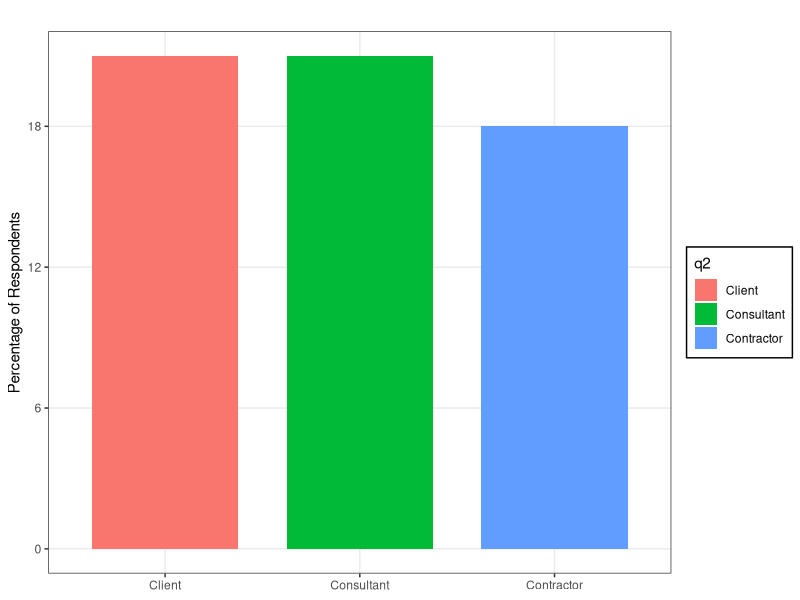
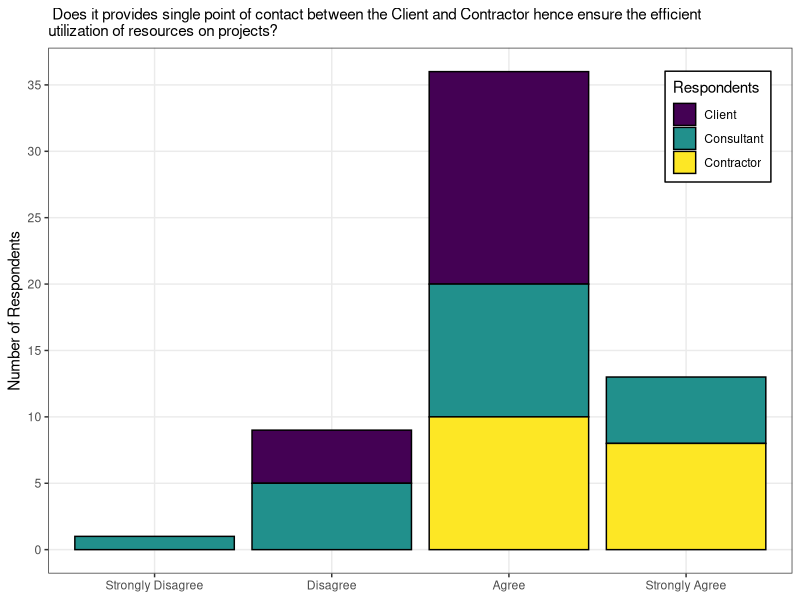
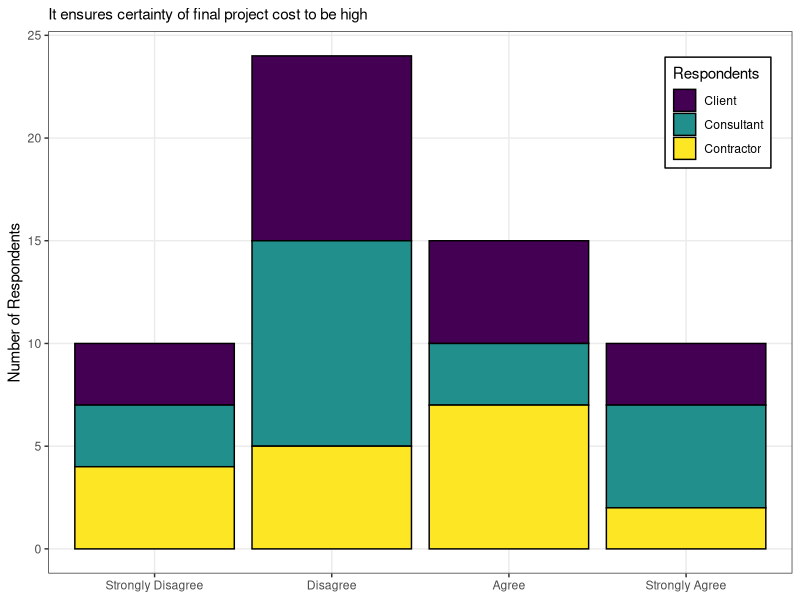
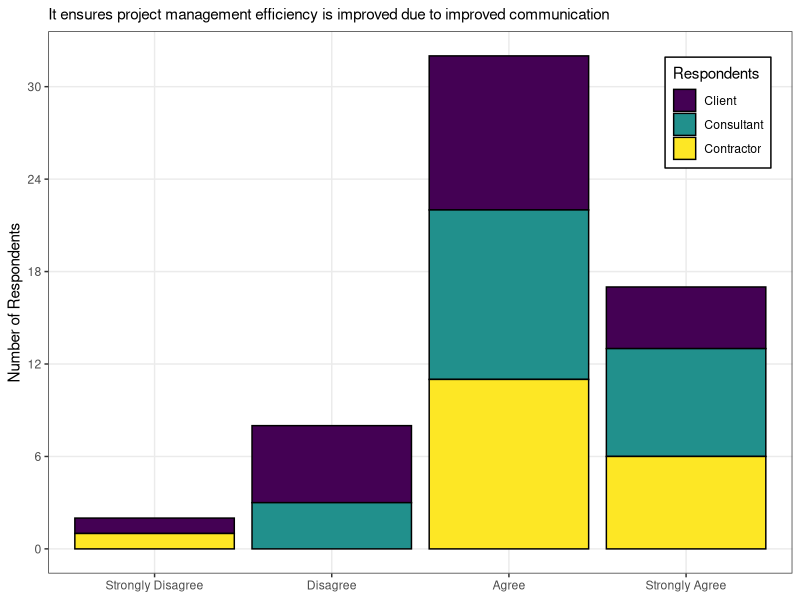
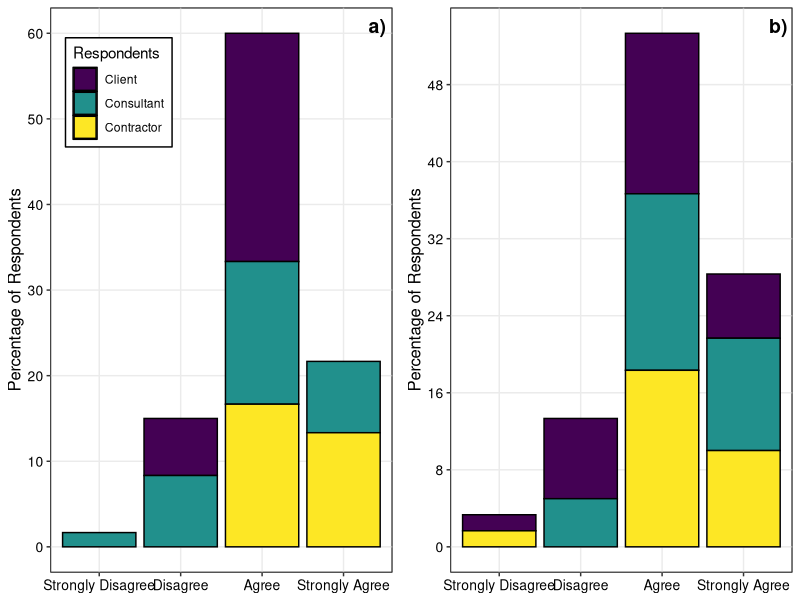
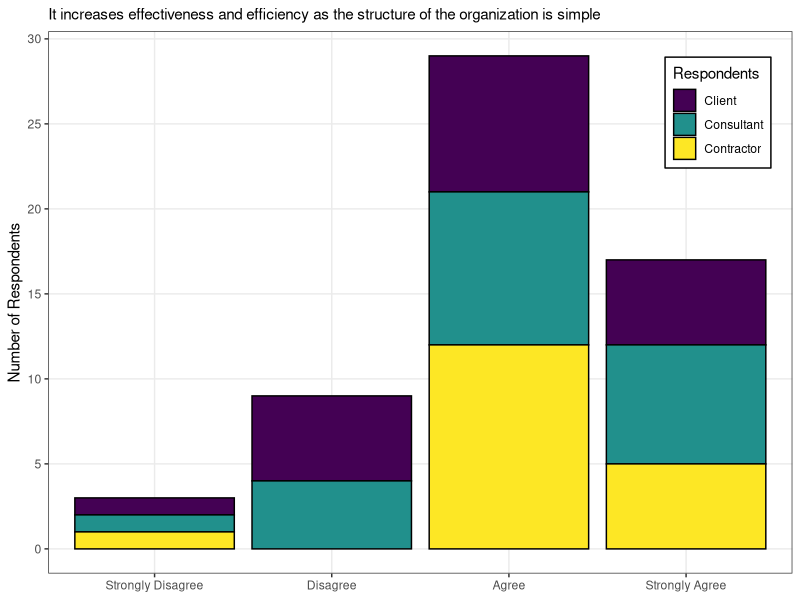
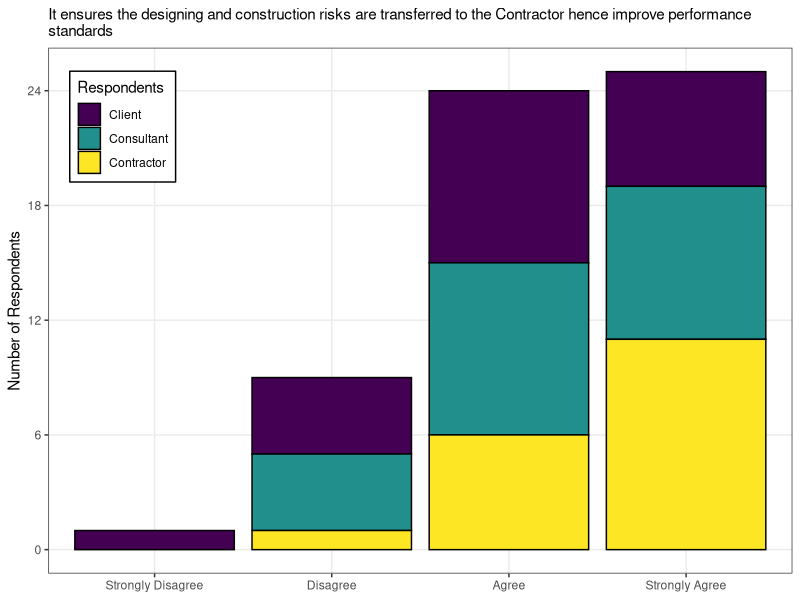
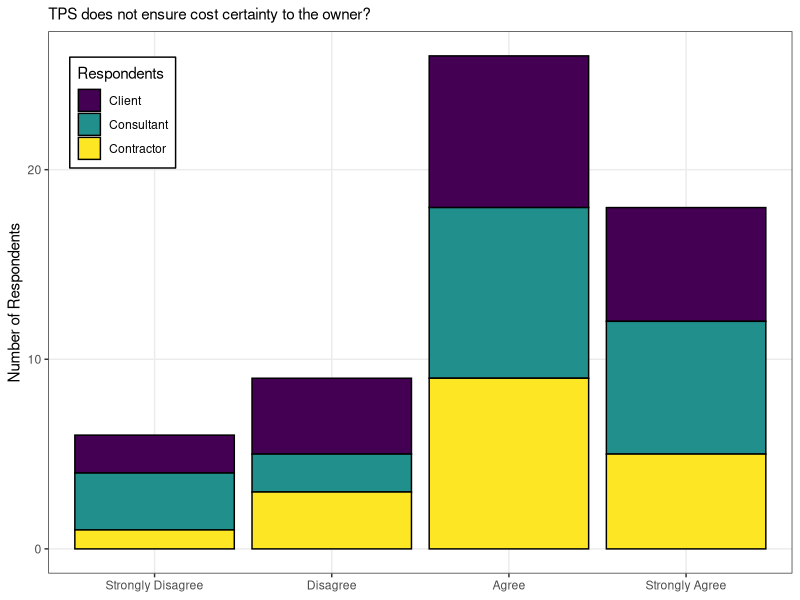

These charts were generated, in order, by the following R code:
## ---- chunk 1
knitr::opts_chunk$set(echo = FALSE)
## ---- chunk 2
setwd("E:/Data Manipulation/Ian Nyeme/")
## ---- chunk 3
require(haven)
require(tidyverse)
require(lubridate)
require(ggsci)
require(RColorBrewer)
## ---- chunk 4
# read the file
db = readxl::read_excel("Questionnaire responses 12082018.xlsx", sheet = 1)

# remove unwanted columns
# db = db[,-c(8,59:61)]

# da = db%>%select(-c('X8', 'X59','X60', 'X61'))
# rm(list = setdiff(ls(), "db"))

code1 = c("Strongly Disagree", "Disagree", "Agree", "Strongly Agree")
code2 = c("Very low", "Low", "Moderate", "High", "Very High")
## ---- chunk 5
# glimpse(db)
variable.names = names(db)

names(db) = rep(paste("q",1:57, sep = ""))

index = data_frame(variable.names, names(db))%>%select(question = `names(db)`, long.question = variable.names)


## ---- chunk 6
db%>%group_by(q3)%>%summarise(count = n())%>%mutate(Percentage = count/sum(count)*100)%>%rename(Age.group = q3)%>%knitr::kable(digits = 2, caption = "Table 1: ")


ggplot(data = db, aes(x = q2, fill = q2), col = 1)+geom_bar(width = 0.75)+scale_y_continuous(breaks = seq(0,25,6))+
  theme_bw()+
  theme(legend.position = "right",  
        legend.background = element_rect(colour = "black"),
        panel.grid.minor.y = element_blank())+
  labs(x = NULL, y = "Percentage of Respondents", 
       subtitle = "")
## ---- chunk 7
db$q2 = as.factor(db$q2)

#plot for question 8
ggplot(data = db, aes(x = q8, fill = q2))+
  geom_bar(col = 1)+
  scale_x_discrete(limits = code1)+
  # scale_fill_discrete(name = "Respondents")+
  # scale_fill_brewer(name = "Respondents",palette = "Dark2")+
  # scale_fill_jco(name = "Respondents")+
  scale_fill_viridis_d(name = "Respondents")+
  scale_y_continuous(breaks = seq(0,40,5))+
  theme_bw()+
  theme(legend.position = c(0.9,0.85),  
        legend.background = element_rect(colour = "black"),
        panel.grid.minor.y = element_blank())+
  labs(x = NULL, y = "Number of Respondents", 
       subtitle = " Does it provides single point of contact between the Client and Contractor hence ensure the efficient \nutilization of resources on projects?")

#plot for question 8 in percentage

fig4.3a = ggplot(data = db%>%group_by(q8,q2)%>%summarise(perc = n())%>%
         mutate(perc = perc/60*100),aes(x = q8, y = perc))+
  geom_col(aes(fill = q2), col = 1)+
  scale_x_discrete(limits = code1)+
    scale_fill_viridis_d(name = "Respondents")+
  scale_y_continuous(breaks = seq(0,60,10))+
  theme_bw()+
  theme(panel.background = element_rect(colour = 1, fill = NA),
        axis.text = element_text(colour = 1, size = 10),
        axis.title = element_text(colour = 1, size = 12),
        legend.position = c(0.2,0.85),  
        legend.background = element_rect(colour = "black"),
        panel.grid.minor.y = element_blank())+
  labs(x = NULL, y = "Percentage of Respondents") #,  subtitle = " Does it provides single point of contact between the Client and Contractor hence ensure the efficient \nutilization of resources on projects?"
  
  
## ---- chunk 8

#plot for question 8
ggplot(data = db, aes(x = q9, fill = q2))+
  geom_bar(col = 1)+
  scale_x_discrete(limits = code1)+
  # scale_fill_discrete(name = "Respondents")+
  # scale_fill_brewer(name = "Respondents",palette = "Dark2")+
  # scale_fill_jco(name = "Respondents")+
  scale_fill_viridis_d(name = "Respondents")+
  scale_y_continuous(breaks = seq(0,25,5))+
  theme_bw()+
  theme(legend.position = c(0.9,0.85),  
        legend.background = element_rect(colour = "black"),
        panel.grid.minor.y = element_blank())+
  labs(x = NULL, y = "Number of Respondents", 
       subtitle = "It ensures certainty of final project cost to be high")
  
  
## ---- chunk 9

#plot for question 8

ggplot(data = db, aes(x = q10, fill = q2))+
  geom_bar(col = 1)+
  scale_x_discrete(limits = code1)+
  # scale_fill_discrete(name = "Respondents")+
  # scale_fill_brewer(name = "Respondents",palette = "Dark2")+
  # scale_fill_jco(name = "Respondents")+
  scale_fill_viridis_d(name = "Respondents")+
  scale_y_continuous(breaks = seq(0,35,6))+
  theme_bw()+
  theme(legend.position = c(0.9,0.85),  
        legend.background = element_rect(colour = "black"),
        panel.grid.minor.y = element_blank())+
  labs(x = NULL, y = "Number of Respondents", 
       subtitle = "It ensures project management efficiency is improved due to improved communication")

#plot for question 8 in percentage
  fig4.3b = ggplot(data = db%>%group_by(q10,q2)%>%summarise(perc = n())%>%
           mutate(perc = perc/60*100),aes(x = q10, y = perc))+
  geom_col(aes(fill = q2), col = 1)+
  scale_x_discrete(limits = code1)+
    scale_fill_viridis_d(name = "Respondents")+
  scale_y_continuous(breaks = seq(0,50,8))+
  theme_bw()+
  theme(panel.background = element_rect(colour = 1, fill = NA),
        axis.text = element_text(colour = 1, size = 10),
        axis.title = element_text(colour = 1, size = 12),
        legend.position = "none",  
        legend.background = element_rect(colour = "black"),
        panel.grid.minor.y = element_blank())+
  labs(x = NULL, y = "Percentage of Respondents") #,  subtitle = " Does it provides single point of contact between the Client and Contractor hence ensure the efficient \nutilization of resources on projects?"
  
  cowplot::plot_grid(fig4.3a, fig4.3b, labels = c("a)", "b)"), label_x = 0.9, label_y =.98 )
  ggsave("fig4_3.png", dpi = 600)
## ---- chunk 10

#plot for question 8
ggplot(data = db, aes(x = q11, fill = q2))+
  geom_bar(col = 1)+
  scale_x_discrete(limits = code1)+
  # scale_fill_discrete(name = "Respondents")+
  # scale_fill_brewer(name = "Respondents",palette = "Dark2")+
  # scale_fill_jco(name = "Respondents")+
  scale_fill_viridis_d(name = "Respondents")+
  scale_y_continuous(breaks = seq(0,30,5))+
  theme_bw()+
  theme(legend.position = c(0.9,0.85),  
        legend.background = element_rect(colour = "black"),
        panel.grid.minor.y = element_blank())+
  labs(x = NULL, y = "Number of Respondents", 
       subtitle = "It increases effectiveness and efficiency as the structure of the organization is simple")
  
  
## ---- chunk 11

#plot for question 8
ggplot(data = db, aes(x = q12, fill = q2))+
  geom_bar(col = 1)+
  scale_x_discrete(limits = code1)+
  # scale_fill_discrete(name = "Respondents")+
  # scale_fill_brewer(name = "Respondents",palette = "Dark2")+
  # scale_fill_jco(name = "Respondents")+
  scale_fill_viridis_d(name = "Respondents")+
  scale_y_continuous(breaks = seq(0,25,6))+
  theme_bw()+
  theme(legend.position = c(0.1,0.85),  
        legend.background = element_rect(colour = "black"),
        panel.grid.minor.y = element_blank())+
  labs(x = NULL, y = "Number of Respondents", 
       subtitle = "It ensures the designing and construction risks are transferred to the Contractor hence improve performance \nstandards")
  
  
## ---- chunk 12

#plot for question 8
ggplot(data = db%>%mutate(q13 = replace(q13,q13==5,4)), 
       aes(x = q13, fill = q2))+
  geom_bar(col = 1)+
  scale_x_discrete(limits = code1)+
  # scale_fill_discrete(name = "Respondents")+
  # scale_fill_brewer(name = "Respondents",palette = "Dark2")+
  # scale_fill_jco(name = "Respondents")+
  scale_fill_viridis_d(name = "Respondents")+
  # scale_y_continuous(breaks = seq(0,25,6))+
  theme_bw()+
  theme(legend.position = c(0.1,0.85),  
        legend.background = element_rect(colour = "black"),
        panel.grid.minor.y = element_blank())+
  labs(x = NULL, y = "Number of Respondents", 
       subtitle = "TPS does not ensure cost certainty to the owner?")
  
  
## ---- chunk 13

#plot for question 8
ggplot(data = db%>%mutate(q14 = replace(q14,q14==5,4)), 
       aes(x = q14, fill = q2))+
  geom_bar(col = 1)+
  scale_x_discrete(limits = code1)+
  # scale_fill_discrete(name = "Respondents")+
  # scale_fill_brewer(name = "Respondents",palette = "Dark2")+
  # scale_fill_jco(name = "Respondents")+
  scale_fill_viridis_d(name = "Respondents")+
  # scale_y_continuous(breaks = seq(0,25,6))+
  theme_bw()+
  theme(legend.position = c(0.1,0.85),  
        legend.background = element_rect(colour = "black"),
        panel.grid.minor.y = element_blank())+
  labs(x = NULL, y = "Number of Respondents", 
       subtitle = "Completion date is not rigid")
  
  
## ---- chunk 14

#plot for question 8
ggplot(data = db%>%mutate(q15 = replace(q15,q15==5,4)), 
       aes(x = q15, fill = q2))+
  geom_bar(col = 1)+
  scale_x_discrete(limits = code1)+
  # scale_fill_discrete(name = "Respondents")+
  # scale_fill_brewer(name = "Respondents",palette = "Dark2")+
  # scale_fill_jco(name = "Respondents")+
  scale_fill_viridis_d(name = "Respondents")+
  # scale_y_continuous(breaks = seq(0,25,6))+
  theme_bw()+
  theme(legend.position = c(0.1,0.85),  
        legend.background = element_rect(colour = "black"),
        panel.grid.minor.y = element_blank())+
  labs(x = NULL, y = "Number of Respondents", 
       subtitle = "Stipulated price is not rigid")
  
  
## ---- chunk 15

#plot for question 8
ggplot(data = db%>%mutate(q16 = replace(q16,q16==5,4)), 
       aes(x = q16, fill = q2))+
  geom_bar(col = 1)+
  scale_x_discrete(limits = code1)+
  # scale_fill_discrete(name = "Respondents")+
  # scale_fill_brewer(name = "Respondents",palette = "Dark2")+
  # scale_fill_jco(name = "Respondents")+
  scale_fill_viridis_d(name = "Respondents")+
  # scale_y_continuous(breaks = seq(0,25,6))+
  theme_bw()+
  theme(legend.position = c(0.1,0.85),  
        legend.background = element_rect(colour = "black"),
        panel.grid.minor.y = element_blank())+
  labs(x = NULL, y = "Number of Respondents", 
       subtitle = "Design should be completed before tendering")
  
  
## ---- chunk 16

#plot for question 17
ggplot(data = db%>%mutate(q17 = replace(q17,q17==5,4)), 
       aes(x = q17, fill = q2))+
  geom_bar(col = 1)+
  scale_x_discrete(limits = code1)+
  # scale_fill_discrete(name = "Respondents")+
  # scale_fill_brewer(name = "Respondents",palette = "Dark2")+
  # scale_fill_jco(name = "Respondents")+
  scale_fill_viridis_d(name = "Respondents")+
  # scale_y_continuous(breaks = seq(0,25,6))+
  theme_bw()+
  theme(legend.position = c(0.1,0.85),  
        legend.background = element_rect(colour = "black"),
        panel.grid.minor.y = element_blank())+
  labs(x = NULL, y = "Number of Respondents", 
       subtitle = "Cost overrun due to new design and specification")
  
  
## ---- chunk 17

#plot for question 18
ggplot(data = db%>%mutate(q18 = replace(q18,q18==5,4)), 
       aes(x = q18, fill = q2))+
  geom_bar(col = 1)+
  scale_x_discrete(limits = code1)+
  # scale_fill_discrete(name = "Respondents")+
  # scale_fill_brewer(name = "Respondents",palette = "Dark2")+
  # scale_fill_jco(name = "Respondents")+
  scale_fill_viridis_d(name = "Respondents")+
  # scale_y_continuous(breaks = seq(0,25,6))+
  theme_bw()+
  theme(legend.position = c(0.1,0.85),  
        legend.background = element_rect(colour = "black"),
        panel.grid.minor.y = element_blank())+
  labs(x = NULL, y = "Number of Respondents", 
       subtitle = "Cost overrun due to quantities and variation of price factors")
  
  
## ---- chunk 18

#plot for question 19
ggplot(data = db%>%mutate(q19 = replace(q19,q19==5,4)), 
       aes(x = q19, fill = q2))+
  geom_bar(col = 1)+
  scale_x_discrete(limits = code1)+
  # scale_fill_discrete(name = "Respondents")+
  # scale_fill_brewer(name = "Respondents",palette = "Dark2")+
  # scale_fill_jco(name = "Respondents")+
  scale_fill_viridis_d(name = "Respondents")+
  # scale_y_continuous(breaks = seq(0,25,6))+
  theme_bw()+
  theme(legend.position = c(0.1,0.85),  
        legend.background = element_rect(colour = "black"),
        panel.grid.minor.y = element_blank())+
  labs(x = NULL, y = "Number of Respondents", 
       subtitle = index[19,2])
  
  
## ---- chunk 19

#plot for question 20
ggplot(data = db%>%mutate(q20 = replace(q20,q20==5,4)), 
       aes(x = q20, fill = q2))+
  geom_bar(col = 1)+
  scale_x_discrete(limits = code1)+
  # scale_fill_discrete(name = "Respondents")+
  # scale_fill_brewer(name = "Respondents",palette = "Dark2")+
  # scale_fill_jco(name = "Respondents")+
  scale_fill_viridis_d(name = "Respondents")+
  # scale_y_continuous(breaks = seq(0,25,6))+
  theme_bw()+
  theme(legend.position = c(0.1,0.85),  
        legend.background = element_rect(colour = "black"),
        panel.grid.minor.y = element_blank())+
  labs(x = NULL, y = "Number of Respondents", 
       subtitle = index[20,2])
  
  
## ---- chunk 20

#plot for question 21
ggplot(data = db%>%mutate(q21 = replace(q21,q21==5,4)), 
       aes(x = q21, fill = q2))+
  geom_bar(col = 1)+
  scale_x_discrete(limits = code1)+
  # scale_fill_discrete(name = "Respondents")+
  # scale_fill_brewer(name = "Respondents",palette = "Dark2")+
  # scale_fill_jco(name = "Respondents")+
  scale_fill_viridis_d(name = "Respondents")+
  # scale_y_continuous(breaks = seq(0,25,6))+
  theme_bw()+
  theme(legend.position = c(0.1,0.85),  
        legend.background = element_rect(colour = "black"),
        panel.grid.minor.y = element_blank())+
  labs(x = NULL, y = "Number of Respondents", 
       subtitle = index[21,2])
  
  
## ---- chunk 21

#plot for question 22
ggplot(data = db%>%mutate(q22 = replace(q22,q22==5,4)), 
       aes(x = q22, fill = q2))+
    geom_bar(col = 1)+
  scale_x_discrete(limits = code1)+
  # scale_fill_discrete(name = "Respondents")+
  # scale_fill_brewer(name = "Respondents",palette = "Dark2")+
  # scale_fill_jco(name = "Respondents")+
  scale_fill_viridis_d(name = "Respondents")+
  # scale_y_continuous(breaks = seq(0,25,6))+
  theme_bw()+
  theme(legend.position = c(0.1,0.85),  
        legend.background = element_rect(colour = "black"),
        panel.grid.minor.y = element_blank())+
  labs(x = NULL, y = "Number of Respondents", 
       subtitle = index[22,2])
  
  
## ---- chunk 22

#plot for question 22
ggplot(data = db%>%mutate(q23 = replace(q23,q23==5,4)), 
       aes(x = q23, fill = q2))+
    geom_bar(col = 1)+
  scale_x_discrete(limits = code1)+
  # scale_fill_discrete(name = "Respondents")+
  # scale_fill_brewer(name = "Respondents",palette = "Dark2")+
  # scale_fill_jco(name = "Respondents")+
  scale_fill_viridis_d(name = "Respondents")+
  # scale_y_continuous(breaks = seq(0,25,6))+
  theme_bw()+
  theme(legend.position = c(0.1,0.85),  
        legend.background = element_rect(colour = "black"),
        panel.grid.minor.y = element_blank())+
  labs(x = NULL, y = "Number of Respondents", 
       subtitle = index[23,2])
  
  
## ---- chunk 23

#plot for question 22
ggplot(data = db%>%mutate(q24 = replace(q24,q24==5,4)), 
       aes(x = q24, fill = q2))+
    geom_bar(col = 1)+
  scale_x_discrete(limits = code1)+
  # scale_fill_discrete(name = "Respondents")+
  # scale_fill_brewer(name = "Respondents",palette = "Dark2")+
  # scale_fill_jco(name = "Respondents")+
  scale_fill_viridis_d(name = "Respondents")+
  # scale_y_continuous(breaks = seq(0,25,6))+
  theme_bw()+
  theme(legend.position = c(0.1,0.85),  
        legend.background = element_rect(colour = "black"),
        panel.grid.minor.y = element_blank())+
  labs(x = NULL, y = "Number of Respondents", 
       subtitle = index[24,2])
  
  
## ---- chunk 24

#plot for question 22
ggplot(data = db%>%mutate(q25 = replace(q25,q25==5,4)), 
       aes(x = q25, fill = q2))+
    geom_bar(col = 1, position = "stack", width = .9)+
  scale_x_discrete(limits = code1)+
  # scale_fill_discrete(name = "Respondents")+
  # scale_fill_brewer(name = "Respondents",palette = "Dark2")+
  # scale_fill_jco(name = "Respondents")+
  scale_fill_viridis_d(name = "Respondents")+
  # scale_y_continuous(breaks = seq(0,25,6))+
  theme_bw()+
  theme(legend.position = c(0.1,0.85),  
        legend.background = element_rect(colour = "black"),
        panel.grid.minor.y = element_blank())+
  labs(x = NULL, y = "Number of Respondents", 
       subtitle = index[25,2])
  
  
## ---- chunk 25

#plot for question 22
ggplot(data = db%>%mutate(q26 = replace(q26,q26==5,4)), 
       aes(x = q26, fill = q2))+
    geom_bar(col = 1, position = "stack", width = .9)+
  scale_x_discrete(limits = code1)+
  # scale_fill_discrete(name = "Respondents")+
  # scale_fill_brewer(name = "Respondents",palette = "Dark2")+
  # scale_fill_jco(name = "Respondents")+
  scale_fill_viridis_d(name = "Respondents")+
  # scale_y_continuous(breaks = seq(0,25,6))+
  theme_bw()+
  theme(legend.position = c(0.1,0.85),  
        legend.background = element_rect(colour = "black"),
        panel.grid.minor.y = element_blank())+
  labs(x = NULL, y = "Number of Respondents", 
       subtitle = index[26,2])
  
  
## ---- chunk 26

#plot for question 22
ggplot(data = db%>%mutate(q27 = replace(q27,q27==5,4)), 
       aes(x = q27, fill = q2))+
    geom_bar(col = 1, position = "stack", width = .9)+
  scale_x_discrete(limits = code1)+
  # scale_fill_discrete(name = "Respondents")+
  # scale_fill_brewer(name = "Respondents",palette = "Dark2")+
  # scale_fill_jco(name = "Respondents")+
  scale_fill_viridis_d(name = "Respondents")+
  # scale_y_continuous(breaks = seq(0,25,6))+
  theme_bw()+
  theme(legend.position = c(0.1,0.85),  
        legend.background = element_rect(colour = "black"),
        panel.grid.minor.y = element_blank())+
  labs(x = NULL, y = "Number of Respondents", 
       subtitle = index[27,2])
  
  
## ---- chunk 27

#plot for question 22
ggplot(data = db%>%mutate(q28 = replace(q28,q28==5,4)), 
       aes(x = q28, fill = q2))+
    geom_bar(col = 1, position = "stack", width = .9)+
  scale_x_discrete(limits = code1)+
  # scale_fill_discrete(name = "Respondents")+
  # scale_fill_brewer(name = "Respondents",palette = "Dark2")+
  # scale_fill_jco(name = "Respondents")+
  scale_fill_viridis_d(name = "Respondents")+
  # scale_y_continuous(breaks = seq(0,25,6))+
  theme_bw()+
  theme(legend.position = c(0.1,0.85),  
        legend.background = element_rect(colour = "black"),
        panel.grid.minor.y = element_blank())+
  labs(x = NULL, y = "Number of Respondents", 
       subtitle = index[28,2])
  
  
## ---- chunk 28

#plot for question 22
ggplot(data = db%>%mutate(q28 = replace(q28,q28==5,4)), 
       aes(x = q28, fill = q2))+
    geom_bar(col = 1, position = "stack", width = .9)+
  scale_x_discrete(limits = code1)+
  # scale_fill_discrete(name = "Respondents")+
  # scale_fill_brewer(name = "Respondents",palette = "Dark2")+
  # scale_fill_jco(name = "Respondents")+
  scale_fill_viridis_d(name = "Respondents")+
  # scale_y_continuous(breaks = seq(0,25,6))+
  theme_bw()+
  theme(legend.position = c(0.1,0.85),  
        legend.background = element_rect(colour = "black"),
        panel.grid.minor.y = element_blank())+
  labs(x = NULL, y = "Number of Respondents", 
       subtitle = index[28,2])
  
  
## ---- chunk 29

#plot for question 22
ggplot(data = db%>%mutate(q29 = replace(q29,q29==5,4)), 
       aes(x = q29, fill = q2))+
    geom_bar(col = 1, position = "stack", width = .9)+
  scale_x_discrete(limits = code1)+
  # scale_fill_discrete(name = "Respondents")+
  # scale_fill_brewer(name = "Respondents",palette = "Dark2")+
  # scale_fill_jco(name = "Respondents")+
  scale_fill_viridis_d(name = "Respondents")+
  # scale_y_continuous(breaks = seq(0,25,6))+
  theme_bw()+
  theme(legend.position = c(0.1,0.85),  
        legend.background = element_rect(colour = "black"),
        panel.grid.minor.y = element_blank())+
  labs(x = NULL, y = "Number of Respondents", 
       subtitle = index[29,2])


## ---- chunk 30

#plot for question 22
ggplot(data = db%>%mutate(q30 = replace(q30,q30==5,4)), 
       aes(x = q30, fill = q2))+
    geom_bar(col = 1, position = "stack", width = .9)+
  scale_x_discrete(limits = code1)+
  # scale_fill_discrete(name = "Respondents")+
  # scale_fill_brewer(name = "Respondents",palette = "Dark2")+
  # scale_fill_jco(name = "Respondents")+
  scale_fill_viridis_d(name = "Respondents")+
  # scale_y_continuous(breaks = seq(0,25,6))+
  theme_bw()+
  theme(legend.position = c(0.1,0.85),  
        legend.background = element_rect(colour = "black"),
        panel.grid.minor.y = element_blank())+
  labs(x = NULL, y = "Number of Respondents", 
       subtitle = index[30,2])

## how to convert count to percentage
aa = db%>%mutate(q30 = replace(q30,q30==5,4))%>%group_by(q2,q30)%>%count()

data.frame(aa, perc= aa$n%>%
             prop.table()*100)%>%
  ggplot()+
  geom_col(aes(x = q30, y = perc, fill = q2), col = 1)+
  scale_x_discrete(limits = code1)+
  scale_fill_viridis_d(name = "Respondents")+
  scale_y_continuous(breaks = seq(0,44,8))+
  theme_bw()+
  # cowplot::theme_cowplot()+
  theme(legend.position = c(0.1,0.85),  
        legend.background = element_rect(colour = "black"),
        panel.grid.minor.y = element_blank())+
  labs(x = NULL, y = "Percent of Respondents", 
       subtitle = index[30,2])
  
  
## ---- chunk 31

#plot for question 22
ggplot(data = db, 
       aes(x = q31, fill = q2))+
    geom_bar(col = 1, position = "stack", width = .9)+
  scale_x_discrete(limits = code2)+
  # scale_fill_discrete(name = "Respondents")+
  # scale_fill_brewer(name = "Respondents",palette = "Dark2")+
  # scale_fill_jco(name = "Respondents")+
  scale_fill_viridis_d(name = "Respondents")+
  # scale_y_continuous(breaks = seq(0,25,6))+
  theme_bw()+
  theme(legend.position = c(0.9,0.85),  
        legend.background = element_rect(colour = "black"),
        panel.grid.minor.y = element_blank())+
  labs(x = NULL, y = "Number of Respondents", 
       subtitle = index[31,2])

## how to convert count to percentage
aa = db%>%group_by(q2,q31)%>%count()

data.frame(aa, perc= aa$n%>%
             prop.table()*100)%>%
  ggplot()+
  geom_col(aes(x = q31, y = perc, fill = q2), col = 1)+
  scale_x_discrete(limits = code2)+
  scale_fill_viridis_d(name = "Respondents")+
  scale_y_continuous(breaks = seq(0,44,8))+
  theme_bw()+
  # cowplot::theme_cowplot()+
  theme(legend.position = c(0.9,0.85),  
        legend.background = element_rect(colour = "black"),
        panel.grid.minor.y = element_blank())+
  labs(x = NULL, y = "Percent of Respondents", 
       subtitle = index[31,2])
  
  
## ---- chunk 32

#plot for question 22
ggplot(data = db, 
       aes(x = q32, fill = q2))+
    geom_bar(col = 1, position = "stack", width = .9)+
  scale_x_discrete(limits = code2)+
  # scale_fill_discrete(name = "Respondents")+
  # scale_fill_brewer(name = "Respondents",palette = "Dark2")+
  # scale_fill_jco(name = "Respondents")+
  scale_fill_viridis_d(name = "Respondents")+
  scale_y_continuous(breaks = seq(0,15,3))+
  theme_bw()+
  theme(legend.position = c(0.9,0.85),  
        legend.background = element_rect(colour = "black"),
        panel.grid.minor.y = element_blank())+
  labs(x = NULL, y = "Number of Respondents", 
       subtitle = index[32,2])

## how to convert count to percentage
aa = db%>%group_by(q2,q32)%>%count()

data.frame(aa, perc= aa$n%>%
             prop.table()*100)%>%
  ggplot()+
  geom_col(aes(x = q32, y = perc, fill = q2), col = 1)+
  scale_x_discrete(limits = code2)+
  scale_fill_viridis_d(name = "Respondents")+
  scale_y_continuous(breaks = seq(0,28,6))+
  theme_bw()+
  # cowplot::theme_cowplot()+
  theme(legend.position = c(0.9,0.85),  
        legend.background = element_rect(colour = "black"),
        panel.grid.minor.y = element_blank())+
  labs(x = NULL, y = "Percent of Respondents", 
       subtitle = index[32,2])
  
  
## ---- chunk 33

#plot for question 22
ggplot(data = db, 
       aes(x = q33, fill = q2))+
    geom_bar(col = 1, position = "stack", width = .9)+
  scale_x_discrete(limits = code2)+
  # scale_fill_discrete(name = "Respondents")+
  # scale_fill_brewer(name = "Respondents",palette = "Dark2")+
  # scale_fill_jco(name = "Respondents")+
  scale_fill_viridis_d(name = "Respondents")+
  scale_y_continuous(breaks = seq(0,15,3))+
  theme_bw()+
  theme(legend.position = c(0.9,0.85),  
        legend.background = element_rect(colour = "black"),
        panel.grid.minor.y = element_blank())+
  labs(x = NULL, y = "Number of Respondents", 
       subtitle = index[33,2])

## how to convert count to percentage
aa = db%>%group_by(q2,q33)%>%count()

data.frame(aa, perc= aa$n%>%
             prop.table()*100)%>%
  ggplot()+
  geom_col(aes(x = q33, y = perc, fill = q2), col = 1)+
  scale_x_discrete(limits = code2)+
  scale_fill_viridis_d(name = "Respondents")+
  scale_y_continuous(breaks = seq(0,30,6))+
  theme_bw()+
  # cowplot::theme_cowplot()+
  theme(legend.position = c(0.9,0.85),  
        legend.background = element_rect(colour = "black"),
        panel.grid.minor.y = element_blank())+
  labs(x = NULL, y = "Percent of Respondents", 
       subtitle = index[33,2])
  
  
## ---- chunk 34


#plot for question 22
ggplot(data = db, 
       aes(x = q34, fill = q2))+
    geom_bar(col = 1, position = "stack", width = .9)+
  scale_x_discrete(limits = code2)+
  # scale_fill_discrete(name = "Respondents")+
  # scale_fill_brewer(name = "Respondents",palette = "Dark2")+
  # scale_fill_jco(name = "Respondents")+
  scale_fill_viridis_d(name = "Respondents")+
  scale_y_continuous(breaks = seq(0,15,3))+
  theme_bw()+
  theme(legend.position = c(0.1,0.85),  
        legend.background = element_rect(colour = "black"),
        panel.grid.minor.y = element_blank())+
  labs(x = NULL, y = "Number of Respondents", 
       subtitle = index[34,2])

## how to convert count to percentage
aa = db%>%group_by(q2,q34)%>%count()

data.frame(aa, perc= aa$n%>%
             prop.table()*100)%>%
  ggplot()+
  geom_col(aes(x = q34, y = perc, fill = q2), col = 1)+
  scale_x_discrete(limits = code2)+
  scale_fill_viridis_d(name = "Respondents")+
  scale_y_continuous(breaks = seq(0,28,6))+
  theme_bw()+
  # cowplot::theme_cowplot()+
  theme(legend.position = c(0.1,0.85),  
        legend.background = element_rect(colour = "black"),
        panel.grid.minor.y = element_blank())+
  labs(x = NULL, y = "Percent of Respondents", 
       subtitle = index[34,2])
  
  
## ---- chunk 35

#plot for question 22
ggplot(data = db, 
       aes(x = q35, fill = q2))+
    geom_bar(col = 1, position = "stack", width = .9)+
  scale_x_discrete(limits = code2)+
  # scale_fill_discrete(name = "Respondents")+
  # scale_fill_brewer(name = "Respondents",palette = "Dark2")+
  # scale_fill_jco(name = "Respondents")+
  scale_fill_viridis_d(name = "Respondents")+
  scale_y_continuous(breaks = seq(0,25,4))+
  theme_bw()+
  theme(legend.position = c(0.1,0.85),  
        legend.background = element_rect(colour = "black"),
        panel.grid.minor.y = element_blank())+
  labs(x = NULL, y = "Number of Respondents", 
       subtitle = index[35,2])

## how to convert count to percentage
aa = db%>%group_by(q2,q35)%>%count()

data.frame(aa, perc= aa$n%>%
             prop.table()*100)%>%
  ggplot()+
  geom_col(aes(x = q35, y = perc, fill = q2), col = 1)+
  scale_x_discrete(limits = code2)+
  scale_fill_viridis_d(name = "Respondents")+
  scale_y_continuous(breaks = seq(0,42,6))+
  theme_bw()+
  # cowplot::theme_cowplot()+
  theme(legend.position = c(0.1,0.85),  
        legend.background = element_rect(colour = "black"),
        panel.grid.minor.y = element_blank())+
  labs(x = NULL, y = "Percent of Respondents", 
       subtitle = index[35,2])
  
  
## ---- chunk 36

#plot for question 22
ggplot(data = db, 
       aes(x = q36, fill = q2))+
    geom_bar(col = 1, position = "stack", width = .9)+
  scale_x_discrete(limits = code2)+
  # scale_fill_discrete(name = "Respondents")+
  # scale_fill_brewer(name = "Respondents",palette = "Dark2")+
  # scale_fill_jco(name = "Respondents")+
  scale_fill_viridis_d(name = "Respondents")+
  scale_y_continuous(breaks = seq(0,22,3))+
  theme_bw()+
  theme(legend.position = c(0.9,0.85),  
        legend.background = element_rect(colour = "black"),
        panel.grid.minor.y = element_blank())+
  labs(x = NULL, y = "Number of Respondents", 
       subtitle = index[36,2])

## how to convert count to percentage
aa = db%>%group_by(q2,q36)%>%count()

data.frame(aa, perc= aa$n%>%
             prop.table()*100)%>%
  ggplot()+
  geom_col(aes(x = q36, y = perc, fill = q2), col = 1)+
  scale_x_discrete(limits = code2)+
  scale_fill_viridis_d(name = "Respondents")+
  scale_y_continuous(breaks = seq(0,36,6))+
  theme_bw()+
  # cowplot::theme_cowplot()+
  theme(legend.position = c(0.9,0.85),  
        legend.background = element_rect(colour = "black"),
        panel.grid.minor.y = element_blank())+
  labs(x = NULL, y = "Percent of Respondents", 
       subtitle = index[36,2])
  
  
## ---- chunk 37

#plot for question 22
ggplot(data = db, 
       aes(x = q37, fill = q2))+
    geom_bar(col = 1, position = "stack", width = .9)+
  scale_x_discrete(limits = code2)+
  # scale_fill_discrete(name = "Respondents")+
  # scale_fill_brewer(name = "Respondents",palette = "Dark2")+
  # scale_fill_jco(name = "Respondents")+
  scale_fill_viridis_d(name = "Respondents")+
  scale_y_continuous(breaks = seq(0,14,2))+
  theme_bw()+
  theme(legend.position = c(0.9,0.85),  
        legend.background = element_rect(colour = "black"),
        panel.grid.minor.y = element_blank())+
  labs(x = NULL, y = "Number of Respondents", 
       subtitle = index[37,2])

## how to convert count to percentage
aa = db%>%group_by(q2,q37)%>%count()

data.frame(aa, perc= aa$n%>%
             prop.table()*100)%>%
  ggplot()+
  geom_col(aes(x = q37, y = perc, fill = q2), col = 1)+
  scale_x_discrete(limits = code2)+
  scale_fill_viridis_d(name = "Respondents")+
  scale_y_continuous(breaks = seq(0,28,6))+
  theme_bw()+
  # cowplot::theme_cowplot()+
  theme(legend.position = c(0.9,0.85),  
        legend.background = element_rect(colour = "black"),
        panel.grid.minor.y = element_blank())+
  labs(x = NULL, y = "Percent of Respondents", 
       subtitle = index[37,2])
  
  
## ---- chunk 38

#plot for question 22
ggplot(data = db, 
       aes(x = q38, fill = q2))+
    geom_bar(col = 1, position = "stack", width = .9)+
  scale_x_discrete(limits = code2)+
  # scale_fill_discrete(name = "Respondents")+
  # scale_fill_brewer(name = "Respondents",palette = "Dark2")+
  # scale_fill_jco(name = "Respondents")+
  scale_fill_viridis_d(name = "Respondents")+
  scale_y_continuous(breaks = seq(0,15,2))+
  theme_bw()+
  theme(legend.position = c(0.1,0.85),  
        legend.background = element_rect(colour = "black"),
        panel.grid.minor.y = element_blank())+
  labs(x = NULL, y = "Number of Respondents", 
       subtitle = index[38,2])

## how to convert count to percentage
aa = db%>%group_by(q2,q38)%>%count()

data.frame(aa, perc= aa$n%>%
             prop.table()*100)%>%
  ggplot()+
  geom_col(aes(x = q38, y = perc, fill = q2), col = 1)+
  scale_x_discrete(limits = code2)+
  scale_fill_viridis_d(name = "Respondents")+
  scale_y_continuous(breaks = seq(0,28,6))+
  theme_bw()+
  # cowplot::theme_cowplot()+
  theme(legend.position = c(0.1,0.85),  
        legend.background = element_rect(colour = "black"),
        panel.grid.minor.y = element_blank())+
  labs(x = NULL, y = "Percent of Respondents", 
       subtitle = index[38,2])
  
  
## ---- chunk 39

#plot for question 22
ggplot(data = db, 
       aes(x = q39, fill = q2))+
    geom_bar(col = 1, position = "stack", width = .9)+
  scale_x_discrete(limits = code2)+
  # scale_fill_discrete(name = "Respondents")+
  # scale_fill_brewer(name = "Respondents",palette = "Dark2")+
  # scale_fill_jco(name = "Respondents")+
  scale_fill_viridis_d(name = "Respondents")+
  scale_y_continuous(breaks = seq(0,25,4))+
  theme_bw()+
  theme(legend.position = c(0.9,0.85),  
        legend.background = element_rect(colour = "black"),
        panel.grid.minor.y = element_blank())+
  labs(x = NULL, y = "Number of Respondents", 
       subtitle = index[39,2])

## how to convert count to percentage
aa = db%>%group_by(q2,q39)%>%count()

data.frame(aa, perc= aa$n%>%
             prop.table()*100)%>%
  ggplot()+
  geom_col(aes(x = q39, y = perc, fill = q2), col = 1)+
  scale_x_discrete(limits = code2)+
  scale_fill_viridis_d(name = "Respondents")+
  scale_y_continuous(breaks = seq(0,42,6))+
  theme_bw()+
  # cowplot::theme_cowplot()+
  theme(legend.position = c(0.9,0.85),  
        legend.background = element_rect(colour = "black"),
        panel.grid.minor.y = element_blank())+
  labs(x = NULL, y = "Percent of Respondents", 
       subtitle = index[39,2])
  
  
## ---- chunk 40

#plot for question 22
ggplot(data = db, 
       aes(x = q40, fill = q2))+
    geom_bar(col = 1, position = "stack", width = .9)+
  scale_x_discrete(limits = code2)+
  # scale_fill_discrete(name = "Respondents")+
  # scale_fill_brewer(name = "Respondents",palette = "Dark2")+
  # scale_fill_jco(name = "Respondents")+
  scale_fill_viridis_d(name = "Respondents")+
  scale_y_continuous(breaks = seq(0,15,3))+
  theme_bw()+
  theme(legend.position = c(0.1,0.85),  
        legend.background = element_rect(colour = "black"),
        panel.grid.minor.y = element_blank())+
  labs(x = NULL, y = "Number of Respondents", 
       subtitle = index[40,2])

## how to convert count to percentage
aa = db%>%group_by(q2,q40)%>%count()

data.frame(aa, perc= aa$n%>%
             prop.table()*100)%>%
  ggplot()+
  geom_col(aes(x = q40, y = perc, fill = q2), col = 1)+
  scale_x_discrete(limits = code2)+
  scale_fill_viridis_d(name = "Respondents")+
  scale_y_continuous(breaks = seq(0,28,6))+
  theme_bw()+
  # cowplot::theme_cowplot()+
  theme(legend.position = c(0.1,0.85),  
        legend.background = element_rect(colour = "black"),
        panel.grid.minor.y = element_blank())+
  labs(x = NULL, y = "Percent of Respondents", 
       subtitle = index[40,2])
  
  
## ---- chunk 41

#plot for question 22
ggplot(data = db, 
       aes(x = q41, fill = q2))+
    geom_bar(col = 1, position = "stack", width = .9)+
  scale_x_discrete(limits = code2)+
  # scale_fill_discrete(name = "Respondents")+
  # scale_fill_brewer(name = "Respondents",palette = "Dark2")+
  # scale_fill_jco(name = "Respondents")+
  scale_fill_viridis_d(name = "Respondents")+
  scale_y_continuous(breaks = seq(0,15,3))+
  theme_bw()+
  theme(legend.position = c(0.1,0.85),  
        legend.background = element_rect(colour = "black"),
        panel.grid.minor.y = element_blank())+
  labs(x = NULL, y = "Number of Respondents", 
       subtitle = index[41,2])

## how to convert count to percentage
aa = db%>%group_by(q2,q41)%>%count()

data.frame(aa, perc= aa$n%>%
             prop.table()*100)%>%
  ggplot()+
  geom_col(aes(x = q41, y = perc, fill = q2), col = 1)+
  scale_x_discrete(limits = code2)+
  scale_fill_viridis_d(name = "Respondents")+
  scale_y_continuous(breaks = seq(0,28,7))+
  theme_bw()+
  # cowplot::theme_cowplot()+
  theme(legend.position = c(0.1,0.85),  
        legend.background = element_rect(colour = "black"),
        panel.grid.minor.y = element_blank())+
  labs(x = NULL, y = "Percent of Respondents", 
       subtitle = index[41,2])
  
  
## ---- chunk 42

#plot for question 22
ggplot(data = db, 
       aes(x = q42, fill = q2))+
    geom_bar(col = 1, position = "stack", width = .9)+
  scale_x_discrete(limits = code2)+
  # scale_fill_discrete(name = "Respondents")+
  # scale_fill_brewer(name = "Respondents",palette = "Dark2")+
  # scale_fill_jco(name = "Respondents")+
  scale_fill_viridis_d(name = "Respondents")+
  scale_y_continuous(breaks = seq(0,15,3))+
  theme_bw()+
  theme(legend.position = c(0.9,0.85),  
        legend.background = element_rect(colour = "black"),
        panel.grid.minor.y = element_blank())+
  labs(x = NULL, y = "Number of Respondents", 
       subtitle = index[42,2])

## how to convert count to percentage
aa = db%>%group_by(q2,q42)%>%count()

data.frame(aa, perc= aa$n%>%
             prop.table()*100)%>%
  ggplot()+
  geom_col(aes(x = q42, y = perc, fill = q2), col = 1)+
  scale_x_discrete(limits = code2)+
  scale_fill_viridis_d(name = "Respondents")+
  scale_y_continuous(breaks = seq(0,30,6))+
  theme_bw()+
  # cowplot::theme_cowplot()+
  theme(legend.position = c(0.9,0.85),  
        legend.background = element_rect(colour = "black"),
        panel.grid.minor.y = element_blank())+
  labs(x = NULL, y = "Percent of Respondents", 
       subtitle = index[42,2])
  
  
## ---- chunk 43

#plot for question 22
ggplot(data = db, 
       aes(x = q43, fill = q2))+
    geom_bar(col = 1, position = "stack", width = .9)+
  scale_x_discrete(limits = code2)+
  # scale_fill_discrete(name = "Respondents")+
  # scale_fill_brewer(name = "Respondents",palette = "Dark2")+
  # scale_fill_jco(name = "Respondents")+
  scale_fill_viridis_d(name = "Respondents")+
  scale_y_continuous(breaks = seq(0,14,2))+
  theme_bw()+
  theme(legend.position = c(0.9,0.85),  
        legend.background = element_rect(colour = "black"),
        panel.grid.minor.y = element_blank())+
  labs(x = NULL, y = "Number of Respondents", 
       subtitle = index[43,2])

## how to convert count to percentage
aa = db%>%group_by(q2,q43)%>%count()

data.frame(aa, perc= aa$n%>%
             prop.table()*100)%>%
  ggplot()+
  geom_col(aes(x = q43, y = perc, fill = q2), col = 1)+
  scale_x_discrete(limits = code2)+
  scale_fill_viridis_d(name = "Respondents")+
  scale_y_continuous(breaks = seq(0,28,6))+
  theme_bw()+
  # cowplot::theme_cowplot()+
  theme(legend.position = c(0.9,0.85),  
        legend.background = element_rect(colour = "black"),
        panel.grid.minor.y = element_blank())+
  labs(x = NULL, y = "Percent of Respondents", 
       subtitle = index[43,2])
  
  
## ---- chunk 44

#plot for question 22
ggplot(data = db, 
       aes(x = q44, fill = q2))+
    geom_bar(col = 1, position = "stack", width = .9)+
  scale_x_discrete(limits = code2)+
  # scale_fill_discrete(name = "Respondents")+
  # scale_fill_brewer(name = "Respondents",palette = "Dark2")+
  # scale_fill_jco(name = "Respondents")+
  scale_fill_viridis_d(name = "Respondents")+
  scale_y_continuous(breaks = seq(0,18,4))+
  theme_bw()+
  theme(legend.position = c(0.9,0.85),  
        legend.background = element_rect(colour = "black"),
        panel.grid.minor.y = element_blank())+
  labs(x = NULL, y = "Number of Respondents", 
       subtitle = index[44,2])

## how to convert count to percentage
aa = db%>%group_by(q2,q44)%>%count()

data.frame(aa, perc= aa$n%>%
             prop.table()*100)%>%
  ggplot()+
  geom_col(aes(x = q44, y = perc, fill = q2), col = 1)+
  scale_x_discrete(limits = code2)+
  scale_fill_viridis_d(name = "Respondents")+
  scale_y_continuous(breaks = seq(0,30,6))+
  theme_bw()+
  # cowplot::theme_cowplot()+
  theme(legend.position = c(0.9,0.85),  
        legend.background = element_rect(colour = "black"),
        panel.grid.minor.y = element_blank())+
  labs(x = NULL, y = "Percent of Respondents", 
       subtitle = index[44,2])
  
  
## ---- chunk 45

#plot for question 22
ggplot(data = db, 
       aes(x = q45, fill = q2))+
    geom_bar(col = 1, position = "stack", width = .9)+
  scale_x_discrete(limits = code2)+
  # scale_fill_discrete(name = "Respondents")+
  # scale_fill_brewer(name = "Respondents",palette = "Dark2")+
  # scale_fill_jco(name = "Respondents")+
  scale_fill_viridis_d(name = "Respondents")+
  scale_y_continuous(breaks = seq(0,16,2))+
  theme_bw()+
  theme(legend.position = c(0.9,0.85),  
        legend.background = element_rect(colour = "black"),
        panel.grid.minor.y = element_blank())+
  labs(x = NULL, y = "Number of Respondents", 
       subtitle = index[45,2])

## how to convert count to percentage
aa = db%>%group_by(q2,q45)%>%count()

data.frame(aa, perc= aa$n%>%
             prop.table()*100)%>%
  ggplot()+
  geom_col(aes(x = q45, y = perc, fill = q2), col = 1)+
  scale_x_discrete(limits = code2)+
  scale_fill_viridis_d(name = "Respondents")+
  scale_y_continuous(breaks = seq(0,28,6))+
  theme_bw()+
  # cowplot::theme_cowplot()+
  theme(legend.position = c(0.9,0.85),  
        legend.background = element_rect(colour = "black"),
        panel.grid.minor.y = element_blank())+
  labs(x = NULL, y = "Percent of Respondents", 
       subtitle = index[45,2])
  
  
## ---- chunk 46

#plot for question 22
ggplot(data = db, 
       aes(x = q46, fill = q2))+
    geom_bar(col = 1, position = "stack", width = .9)+
  scale_x_discrete(limits = code2)+
  # scale_fill_discrete(name = "Respondents")+
  # scale_fill_brewer(name = "Respondents",palette = "Dark2")+
  # scale_fill_jco(name = "Respondents")+
  scale_fill_viridis_d(name = "Respondents")+
  scale_y_continuous(breaks = seq(0,16,4))+
  theme_bw()+
  theme(legend.position = c(0.9,0.85),  
        legend.background = element_rect(colour = "black"),
        panel.grid.minor.y = element_blank())+
  labs(x = NULL, y = "Number of Respondents", 
       subtitle = index[46,2])

## how to convert count to percentage
aa = db%>%group_by(q2,q46)%>%count()

data.frame(aa, perc= aa$n%>%
             prop.table()*100)%>%
  ggplot()+
  geom_col(aes(x = q46, y = perc, fill = q2), col = 1)+
  scale_x_discrete(limits = code2)+
  scale_fill_viridis_d(name = "Respondents")+
  scale_y_continuous(breaks = seq(0,30,6))+
  theme_bw()+
  # cowplot::theme_cowplot()+
  theme(legend.position = c(0.9,0.85),  
        legend.background = element_rect(colour = "black"),
        panel.grid.minor.y = element_blank())+
  labs(x = NULL, y = "Percent of Respondents", 
       subtitle = index[46,2])
  
  
## ---- chunk 47

#plot for question 22
ggplot(data = db, 
       aes(x = q47, fill = q2))+
    geom_bar(col = 1, position = "stack", width = .9)+
  scale_x_discrete(limits = code2)+
  # scale_fill_discrete(name = "Respondents")+
  # scale_fill_brewer(name = "Respondents",palette = "Dark2")+
  # scale_fill_jco(name = "Respondents")+
  scale_fill_viridis_d(name = "Respondents")+
  scale_y_continuous(breaks = seq(0,18,3))+
  theme_bw()+
  theme(legend.position = c(0.9,0.85),  
        legend.background = element_rect(colour = "black"),
        panel.grid.minor.y = element_blank())+
  labs(x = NULL, y = "Number of Respondents", 
       subtitle = index[47,2])

## how to convert count to percentage
aa = db%>%group_by(q2,q47)%>%count()

data.frame(aa, perc= aa$n%>%
             prop.table()*100)%>%
  ggplot()+
  geom_col(aes(x = q47, y = perc, fill = q2), col = 1)+
  scale_x_discrete(limits = code2)+
  scale_fill_viridis_d(name = "Respondents")+
  scale_y_continuous(breaks = seq(0,40,6))+
  theme_bw()+
  # cowplot::theme_cowplot()+
  theme(legend.position = c(0.9,0.85),  
        legend.background = element_rect(colour = "black"),
        panel.grid.minor.y = element_blank())+
  labs(x = NULL, y = "Percent of Respondents", 
       subtitle = index[47,2])
  
  
## ---- chunk 48

#plot for question 22
ggplot(data = db, 
       aes(x = q48, fill = q2))+
    geom_bar(col = 1, position = "stack", width = .9)+
  scale_x_discrete(limits = code2)+
  # scale_fill_discrete(name = "Respondents")+
  # scale_fill_brewer(name = "Respondents",palette = "Dark2")+
  # scale_fill_jco(name = "Respondents")+
  scale_fill_viridis_d(name = "Respondents")+
  scale_y_continuous(breaks = seq(0,15,3))+
  theme_bw()+
  theme(legend.position = c(0.9,0.85),  
        legend.background = element_rect(colour = "black"),
        panel.grid.minor.y = element_blank())+
  labs(x = NULL, y = "Number of Respondents", 
       subtitle = index[48,2])

## how to convert count to percentage
aa = db%>%group_by(q2,q48)%>%count()

data.frame(aa, perc= aa$n%>%
             prop.table()*100)%>%
  ggplot()+
  geom_col(aes(x = q48, y = perc, fill = q2), col = 1)+
  scale_x_discrete(limits = code2)+
  scale_fill_viridis_d(name = "Respondents")+
  scale_y_continuous(breaks = seq(0,28,6))+
  theme_bw()+
  # cowplot::theme_cowplot()+
  theme(legend.position = c(0.9,0.85),  
        legend.background = element_rect(colour = "black"),
        panel.grid.minor.y = element_blank())+
  labs(x = NULL, y = "Percent of Respondents", 
       subtitle = index[48,2])
  
  
## ---- chunk 49

#plot for question 22
ggplot(data = db, 
       aes(x = q49, fill = q2))+
    geom_bar(col = 1, position = "stack", width = .9)+
  scale_x_discrete(limits = code2)+
  # scale_fill_discrete(name = "Respondents")+
  # scale_fill_brewer(name = "Respondents",palette = "Dark2")+
  # scale_fill_jco(name = "Respondents")+
  scale_fill_viridis_d(name = "Respondents")+
  scale_y_continuous(breaks = seq(0,30,6))+
  theme_bw()+
  theme(legend.position = c(0.1,0.85),  
        legend.background = element_rect(colour = "black"),
        panel.grid.minor.y = element_blank())+
  labs(x = NULL, y = "Number of Respondents", 
       subtitle = index[49,2])

## how to convert count to percentage
aa = db%>%group_by(q2,q49)%>%count()

data.frame(aa, perc= aa$n%>%
             prop.table()*100)%>%
  ggplot()+
  geom_col(aes(x = q49, y = perc, fill = q2), col = 1)+
  scale_x_discrete(limits = code2)+
  scale_fill_viridis_d(name = "Respondents")+
  scale_y_continuous(breaks = seq(0,48,7))+
  theme_bw()+
  # cowplot::theme_cowplot()+
  theme(legend.position = c(0.1,0.85),  
        legend.background = element_rect(colour = "black"),
        panel.grid.minor.y = element_blank())+
  labs(x = NULL, y = "Percent of Respondents", 
       subtitle = index[49,2])
  
  
## ---- chunk 50

#plot for question 22
ggplot(data = db, 
       aes(x = q50, fill = q2))+
    geom_bar(col = 1, position = "stack", width = .9)+
  scale_x_discrete(limits = code2)+
  # scale_fill_discrete(name = "Respondents")+
  # scale_fill_brewer(name = "Respondents",palette = "Dark2")+
  # scale_fill_jco(name = "Respondents")+
  scale_fill_viridis_d(name = "Respondents")+
  scale_y_continuous(breaks = seq(0,30,3))+
  theme_bw()+
  theme(legend.position = c(0.9,0.85),  
        legend.background = element_rect(colour = "black"),
        panel.grid.minor.y = element_blank())+
  labs(x = NULL, y = "Number of Respondents", 
       subtitle = index[50,2])

## how to convert count to percentage
aa = db%>%group_by(q2,q50)%>%count()

data.frame(aa, perc= aa$n%>%
             prop.table()*100)%>%
  ggplot()+
  geom_col(aes(x = q50, y = perc, fill = q2), col = 1)+
  scale_x_discrete(limits = code2)+
  scale_fill_viridis_d(name = "Respondents")+
  scale_y_continuous(breaks = seq(0,50,6))+
  theme_bw()+
  # cowplot::theme_cowplot()+
  theme(legend.position = c(0.9,0.85),  
        legend.background = element_rect(colour = "black"),
        panel.grid.minor.y = element_blank())+
  labs(x = NULL, y = "Percent of Respondents", 
       subtitle = index[50,2])
  
  
## ---- chunk 51

#plot for question 22
ggplot(data = db, 
       aes(x = q51, fill = q2))+
    geom_bar(col = 1, position = "stack", width = .9)+
  scale_x_discrete(limits = code2)+
  # scale_fill_discrete(name = "Respondents")+
  # scale_fill_brewer(name = "Respondents",palette = "Dark2")+
  # scale_fill_jco(name = "Respondents")+
  scale_fill_viridis_d(name = "Respondents")+
  scale_y_continuous(breaks = seq(0,30,3))+
  theme_bw()+
  theme(legend.position = c(0.9,0.85),  
        legend.background = element_rect(colour = "black"),
        panel.grid.minor.y = element_blank())+
  labs(x = NULL, y = "Number of Respondents", 
       subtitle = index[51,2])

## how to convert count to percentage
aa = db%>%group_by(q2,q51)%>%count()

data.frame(aa, perc= aa$n%>%
             prop.table()*100)%>%
  ggplot()+
  geom_col(aes(x = q51, y = perc, fill = q2), col = 1)+
  scale_x_discrete(limits = code2)+
  scale_fill_viridis_d(name = "Respondents")+
  scale_y_continuous(breaks = seq(0,40,6))+
  theme_bw()+
  # cowplot::theme_cowplot()+
  theme(legend.position = c(0.9,0.85),  
        legend.background = element_rect(colour = "black"),
        panel.grid.minor.y = element_blank())+
  labs(x = NULL, y = "Percent of Respondents", 
       subtitle = index[51,2])
  
  
## ---- chunk 52

#plot for question 22
ggplot(data = db, 
       aes(x = q52, fill = q2))+
    geom_bar(col = 1, position = "stack", width = .9)+
  scale_x_discrete(limits = code2)+
  # scale_fill_discrete(name = "Respondents")+
  # scale_fill_brewer(name = "Respondents",palette = "Dark2")+
  # scale_fill_jco(name = "Respondents")+
  scale_fill_viridis_d(name = "Respondents")+
  scale_y_continuous(breaks = seq(0,30,3))+
  theme_bw()+
  theme(legend.position = c(0.9,0.85),  
        legend.background = element_rect(colour = "black"),
        panel.grid.minor.y = element_blank())+
  labs(x = NULL, y = "Number of Respondents", 
       subtitle = index[52,2])

## how to convert count to percentage
aa = db%>%group_by(q2,q52)%>%count()

data.frame(aa, perc= aa$n%>%
             prop.table()*100)%>%
  ggplot()+
  geom_col(aes(x = q52, y = perc, fill = q2), col = 1)+
  scale_x_discrete(limits = code2)+
  scale_fill_viridis_d(name = "Respondents")+
  scale_y_continuous(breaks = seq(0,50,6))+
  theme_bw()+
  # cowplot::theme_cowplot()+
  theme(legend.position = c(0.9,0.85),  
        legend.background = element_rect(colour = "black"),
        panel.grid.minor.y = element_blank())+
  labs(x = NULL, y = "Percent of Respondents", 
       subtitle = index[52,2])
  
  
## ---- chunk 53

#plot for question 22
ggplot(data = db, 
       aes(x = q53, fill = q2))+
    geom_bar(col = 1, position = "stack", width = .9)+
  scale_x_discrete(limits = code2)+
  # scale_fill_discrete(name = "Respondents")+
  # scale_fill_brewer(name = "Respondents",palette = "Dark2")+
  # scale_fill_jco(name = "Respondents")+
  scale_fill_viridis_d(name = "Respondents")+
  scale_y_continuous(breaks = seq(0,25,3))+
  theme_bw()+
  theme(legend.position = c(0.1,0.85),  
        legend.background = element_rect(colour = "black"),
        panel.grid.minor.y = element_blank())+
  labs(x = NULL, y = "Number of Respondents", 
       subtitle = index[53,2])

## how to convert count to percentage
aa = db%>%group_by(q2,q53)%>%count()

data.frame(aa, perc= aa$n%>%
             prop.table()*100)%>%
  ggplot()+
  geom_col(aes(x = q53, y = perc, fill = q2), col = 1)+
  scale_x_discrete(limits = code2)+
  scale_fill_viridis_d(name = "Respondents")+
  scale_y_continuous(breaks = seq(0,50,9))+
  theme_bw()+
  # cowplot::theme_cowplot()+
  theme(legend.position = c(0.1,0.85),  
        legend.background = element_rect(colour = "black"),
        panel.grid.minor.y = element_blank())+
  labs(x = NULL, y = "Percent of Respondents", 
       subtitle = index[53,2])
  
  
## ---- chunk 54

#plot for question 22
ggplot(data = db, 
       aes(x = q54, fill = q2))+
    geom_bar(col = 1, position = "stack", width = .9)+
  scale_x_discrete(limits = code2)+
  # scale_fill_discrete(name = "Respondents")+
  # scale_fill_brewer(name = "Respondents",palette = "Dark2")+
  # scale_fill_jco(name = "Respondents")+
  scale_fill_viridis_d(name = "Respondents")+
  scale_y_continuous(breaks = seq(0,30,6))+
  theme_bw()+
  theme(legend.position = c(0.1,0.85),  
        legend.background = element_rect(colour = "black"),
        panel.grid.minor.y = element_blank())+
  labs(x = NULL, y = "Number of Respondents", 
       subtitle = index[54,2])

## how to convert count to percentage
aa = db%>%group_by(q2,q54)%>%count()

data.frame(aa, perc= aa$n%>%
             prop.table()*100)%>%
  ggplot()+
  geom_col(aes(x = q54, y = perc, fill = q2), col = 1)+
  scale_x_discrete(limits = code2)+
  scale_fill_viridis_d(name = "Respondents")+
  scale_y_continuous(breaks = seq(0,50,9))+
  theme_bw()+
  # cowplot::theme_cowplot()+
  theme(legend.position = c(0.1,0.85),  
        legend.background = element_rect(colour = "black"),
        panel.grid.minor.y = element_blank())+
  labs(x = NULL, y = "Percent of Respondents", 
       subtitle = index[54,2])
  
  
## ---- chunk 55

#plot for question 22
ggplot(data = db, 
       aes(x = q55, fill = q2))+
    geom_bar(col = 1, position = "stack", width = .9)+
  scale_x_discrete(limits = code2)+
  # scale_fill_discrete(name = "Respondents")+
  # scale_fill_brewer(name = "Respondents",palette = "Dark2")+
  # scale_fill_jco(name = "Respondents")+
  scale_fill_viridis_d(name = "Respondents")+
  scale_y_continuous(breaks = seq(0,30,3))+
  theme_bw()+
  theme(legend.position = c(0.1,0.85),  
        legend.background = element_rect(colour = "black"),
        panel.grid.minor.y = element_blank())+
  labs(x = NULL, y = "Number of Respondents", 
       subtitle = index[55,2])

## how to convert count to percentage
aa = db%>%group_by(q2,q55)%>%count()

data.frame(aa, perc= aa$n%>%
             prop.table()*100)%>%
  ggplot()+
  geom_col(aes(x = q55, y = perc, fill = q2), col = 1)+
  scale_x_discrete(limits = code2)+
  scale_fill_viridis_d(name = "Respondents")+
  scale_y_continuous(breaks = seq(0,50,6))+
  theme_bw()+
  # cowplot::theme_cowplot()+
  theme(legend.position = c(0.1,0.85),  
        legend.background = element_rect(colour = "black"),
        panel.grid.minor.y = element_blank())+
  labs(x = NULL, y = "Percent of Respondents", 
       subtitle = index[55,2])
  
  
## ---- chunk 56

#plot for question 22
ggplot(data = db, 
       aes(x = q56, fill = q2))+
    geom_bar(col = 1, position = "stack", width = .9)+
  scale_x_discrete(limits = code2)+
  # scale_fill_discrete(name = "Respondents")+
  # scale_fill_brewer(name = "Respondents",palette = "Dark2")+
  # scale_fill_jco(name = "Respondents")+
  scale_fill_viridis_d(name = "Respondents")+
  scale_y_continuous(breaks = seq(0,30,5))+
  theme_bw()+
  theme(legend.position = c(0.1,0.85),  
        legend.background = element_rect(colour = "black"),
        panel.grid.minor.y = element_blank())+
  labs(x = NULL, y = "Number of Respondents", 
       subtitle = index[56,2])

## how to convert count to percentage
aa = db%>%group_by(q2,q56)%>%count()

data.frame(aa, perc= aa$n%>%
             prop.table()*100)%>%
  ggplot()+
  geom_col(aes(x = q56, y = perc, fill = q2), col = 1)+
  scale_x_discrete(limits = code2)+
  scale_fill_viridis_d(name = "Respondents")+
  scale_y_continuous(breaks = seq(0,45,8))+
  theme_bw()+
  # cowplot::theme_cowplot()+
  theme(legend.position = c(0.1,0.85),  
        legend.background = element_rect(colour = "black"),
        panel.grid.minor.y = element_blank())+
  labs(x = NULL, y = "Percent of Respondents", 
       subtitle = index[56,2])
  
  
## ---- chunk 57
db%>%group_by(q3,q7)%>%count()%>%arrange(desc(q7))
## ---- chunk 58
db%>%group_by(q2,q4)%>%count()
